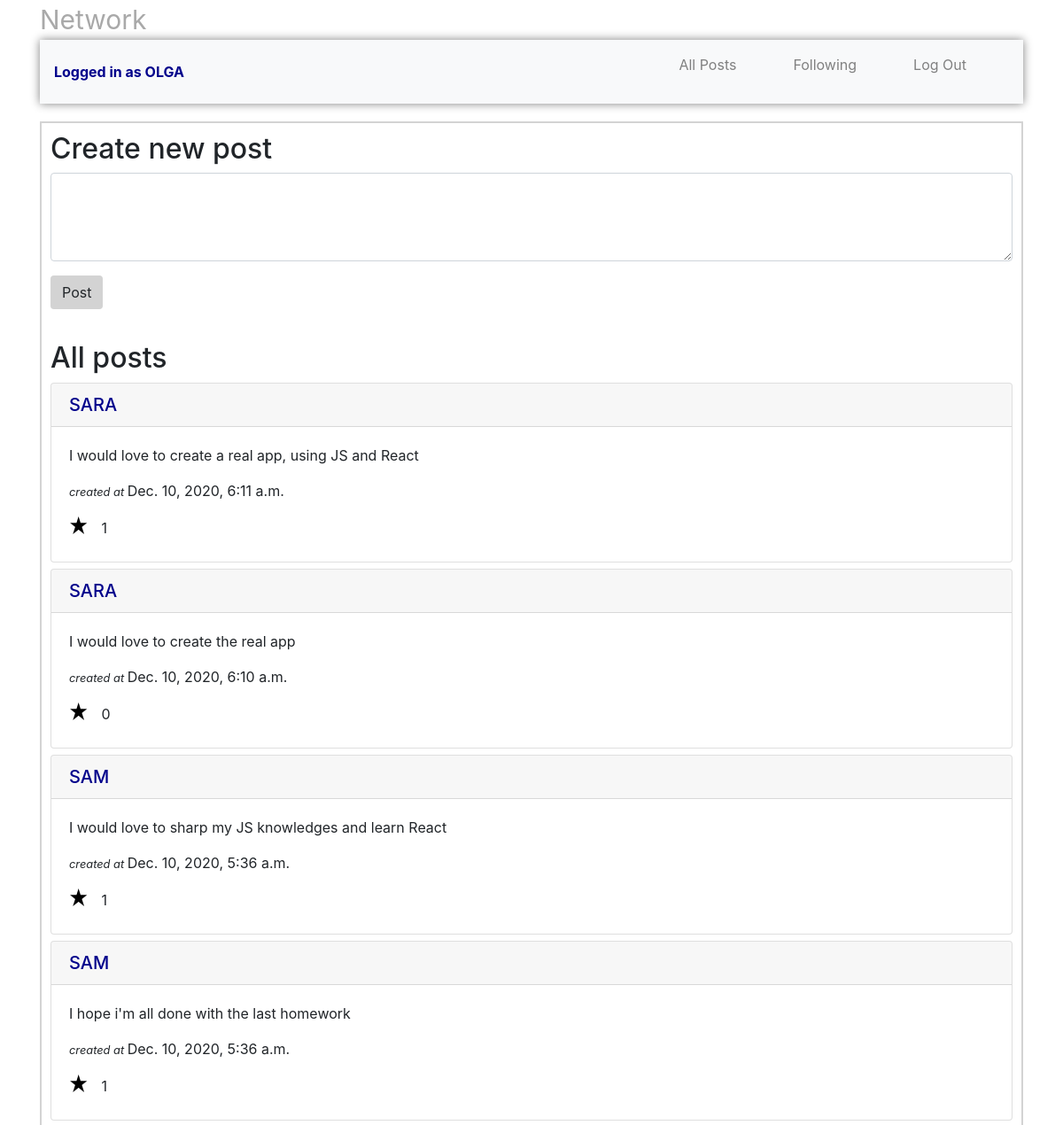
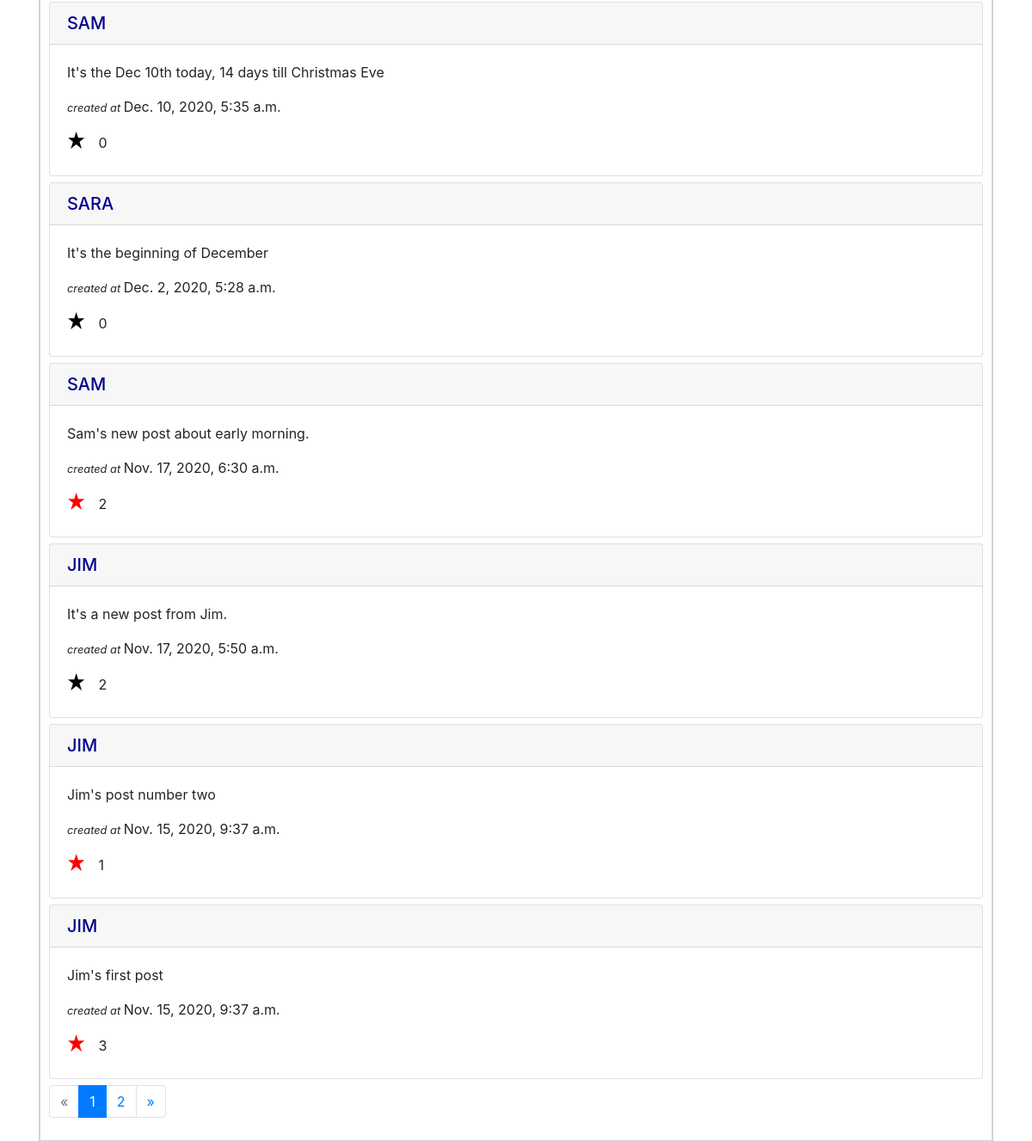
/ (signed in), run on the app's committed database (2 pictures, top to bottom).
### network/models.py (models this page shows, shortened)
class User(AbstractUser):
    created = models.DateTimeField(default=datetime.now, blank=True)
    following = models.ManyToManyField("self", symmetrical=False, blank=True, related_name="followers")
    def __str__(self):
        return f"{self.username}"

class Post(models.Model):
    creator = models.ForeignKey(User, on_delete = models.PROTECT, related_name="comment_user")
    post = models.TextField(blank=False)
    created = models.DateTimeField(default=datetime.now, blank=True)
    likes = models.ManyToManyField(User, blank=True)

### network/views.py (the view)
# urls.py: path("", views.index, name="index"),
def index(request):
    all_posts = Post.objects.all().order_by("-created")
    paged_posts = paginator(request, all_posts)
    return render(request, "network/index.html", {
        "posts": paged_posts
    })

### network/views.py (called while the page is built)
def paginator(request, all_posts):
    paginator = Paginator(all_posts, 10)
    page = request.GET.get("page")
    paged_posts = paginator.get_page(page)
    return paged_posts

### network/templates/network/index.html (shortened to what this page needs)
{% extends "network/layout.html" %}
{% load static %}
{% block body %}
    <div>
        <div class="wrapper">
            {% if user.is_authenticated %}
                <div class="new-post">
                    <h2>Create new post</h2>
                    <form action="{% url 'create' %}" method="post" class="create-post">
                        <div class="form-group">
                            <textarea class="form-control" id="body-post" name="post-content" style="min-height: 100px;"></textarea>
                        </div>
                        <div class="form-group">
                            <input type="submit" class="btn new-post-btn" value="Post">
                        </div>
                    </form>
                </div>
            {% endif %}
            <div class="all-posts">
                <h2>All posts</h2>
                {% if posts %}
                    {% for post in posts %}
                        <div class="posts">
                            <div class="card">
                                <a href="{% url 'profile' post.creator %}" class="author-name">
                                    <h5 class="card-header">{{ post.creator|upper }}</h5>
                                </a>
                                <div class="card-body">
                                  <p class="card-text" id="post-content-{{ post.id }}">{{ post.post }}</p>
                                  <p class="card-text"><small><i>created at </i></small> {{ post.created }}</p>
                                  <p class="card-text">
                                    <svg viewBox="0 0 300 300"
                                        width="2em"
                                        height="2em"
                                        xmlns="http://www.w3.org/2000/svg"
                                        id = {{ post.id }}
                                        data-like={{ post.id }}
                                        class="star"
                                        fill="
                                            {% if user in post.likes.all %}
                                            red
                                            {% else %}
                                            black
                                            {% endif %}">
                                        <polygon points="100,10 40,198 190,78 10,78 160,198"/>
                                    </svg>
                                    <span id="like-count-{{ post.id }}">{{ post.likes.all|length }}</span>
                                  </p>
                                </div>
                            </div>
                        </div>
                    {% endfor %}
                {% else %}
                    <p>There is no posts yet, please add one...</p>
                {% endif %}
                <div class="row">
                    <div class="col-md-12">
                    {% if posts.has_other_pages %}
                        <ul class="pagination">
                        {% if posts.has_previous %}
                            <li class="page-item">
                                <a href="?page={{posts.previous_page_number}}" class="page-link">&laquo;</a>
                            </li>
                        {% else %}
                            <li class="page-item disabled">
                                <a class="page-link">&laquo;</a>
                            </li>
                        {% endif %}
                        {% for i in posts.paginator.page_range %}
                            {% if posts.number == i %}
                            <li class="page-item active">
                                <a class="page-link">{{i}}</a>
                            </li>
                            {% else %}
                            <li class="page-item">
                                <a href="?page={{i}}" class="page-link">{{i}}</a>
                            </li>
                            {% endif %}
                        {% endfor %}
                        {% if posts.has_next %}
                            <li class="page-item">
                                <a href="?page={{posts.next_page_number}}" class="page-link">&raquo;</a>                  </li>
                        {% else %}
                            <li class="page-item disabled">
                                <a class="page-link disabled">&raquo;</a>
                            </li>
                        {% endif %}
                        </ul>
                    {% endif %}
                    </div>
                </div>
            </div>
        </div>
    </div>
{% endblock %}

### network/templates/network/layout.html (shortened to what this page needs)
{% load static %}
<!DOCTYPE html>
<html lang="en">
    <head>
        <link rel="stylesheet" href="https://stackpath.bootstrapcdn.com/bootstrap/4.4.1/css/bootstrap.min.css">
        <link href="{% static 'network/styles.css' %}" rel="stylesheet">
        <link rel="stylesheet" href="https://stackpath.bootstrapcdn.com/font-awesome/4.7.0/css/font-awesome.min.css">
    </head>
    <body>
        <div class="container">
            <a class="project-name" href="{% url 'index' %}">Network</a>
            <nav class="navbar navbar-expand-lg navbar-light bg-light  justify-content-between">
                {% if user.is_authenticated %}
                    <a href="{% url 'index' %}" class="author-name"><strong>Logged in as {{ user.username | upper }}</strong></a>
                {% endif %}
                <div>
                    <ul class="navigation">
                        <li class="nav-item">
                            <a class="nav-link" href="{% url 'index' %}">All Posts</a>
                        </li>
                        {% if user.is_authenticated %}
                            <li class="nav-item">
                                <a class="nav-link current" href="{% url 'following' %}">Following</a>
                            </li>
                            <li class="nav-item">
                                <a class="nav-link" href="{% url 'logout' %}">Log Out</a>
                            </li>
                        {% endif %}
                    </ul>
                </div>
            </nav>
            <div class="body">
                {% block body %}
                {% endblock %}
            </div>
        </div>
    </body>
</html>

### network/static/network/styles.css (style rules this page uses)
.wrapper { border: 2px solid lightgray; margin-top: 20px; }
.project-name { color: darkgray; font-size: 30px; }
.new-post, .all-posts { padding: 10px; }
.posts { margin-bottom: 7px; }
.navbar { box-shadow: 0px 0px 10px gray !important; }
.navigation { display: flex; }
.nav-item { list-style: none; margin-right: 2rem; }
.nav-item a { text-decoration: none; color: gray; }
button.edit-btn, .new-post-btn, form.post-changes-btn { background-color: lightgray; }
.author-name { color: darkblue !important; text-decoration: none !important; }

### data on the page
User: username "OLGA"
Post: creator "SARA", post "I would love to create a real app, using JS and React", created "Dec. 10, 2020, 6:11 a.m.", likes.all|length "1"
Post: creator "SARA", post "I would love to create the real app", created "Dec. 10, 2020, 6:10 a.m.", likes.all|length "0"
Post: creator "SAM", post "I would love to sharp my JS knowledges and learn React", created "Dec. 10, 2020, 5:36 a.m.", likes.all|length "1"
Post: creator "SAM", post "I hope i'm all done with the last homework", created "Dec. 10, 2020, 5:36 a.m.", likes.all|length "1"
Post: creator "SAM", post "It's the Dec 10th today, 14 days till Christmas Eve", created "Dec. 10, 2020, 5:35 a.m.", likes.all|length "0"
Post: creator "SARA", post "It's the beginning of December", created "Dec. 2, 2020, 5:28 a.m.", likes.all|length "0"
Post: creator "SAM", post "Sam's new post about early morning.", created "Nov. 17, 2020, 6:30 a.m.", likes.all|length "2"
Post: creator "JIM", post "It's a new post from Jim.", created "Nov. 17, 2020, 5:50 a.m.", likes.all|length "2"
Post: creator "JIM", post "Jim's post number two", created "Nov. 15, 2020, 9:37 a.m.", likes.all|length "1"
Post: creator "JIM", post "Jim's first post", created "Nov. 15, 2020, 9:37 a.m.", likes.all|length "3"

### other printed values
{{ i }} "1"
{{ i }} "2"
